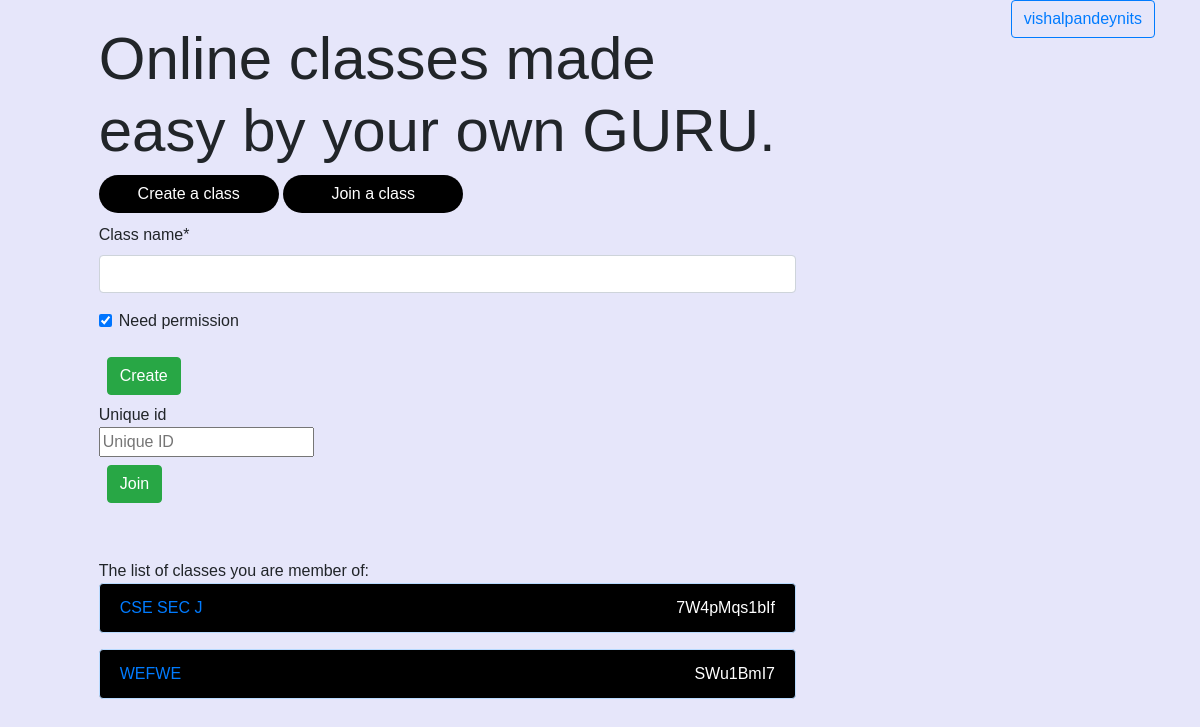
/homepage/ (signed in), run on an earlier commit of the app's database.
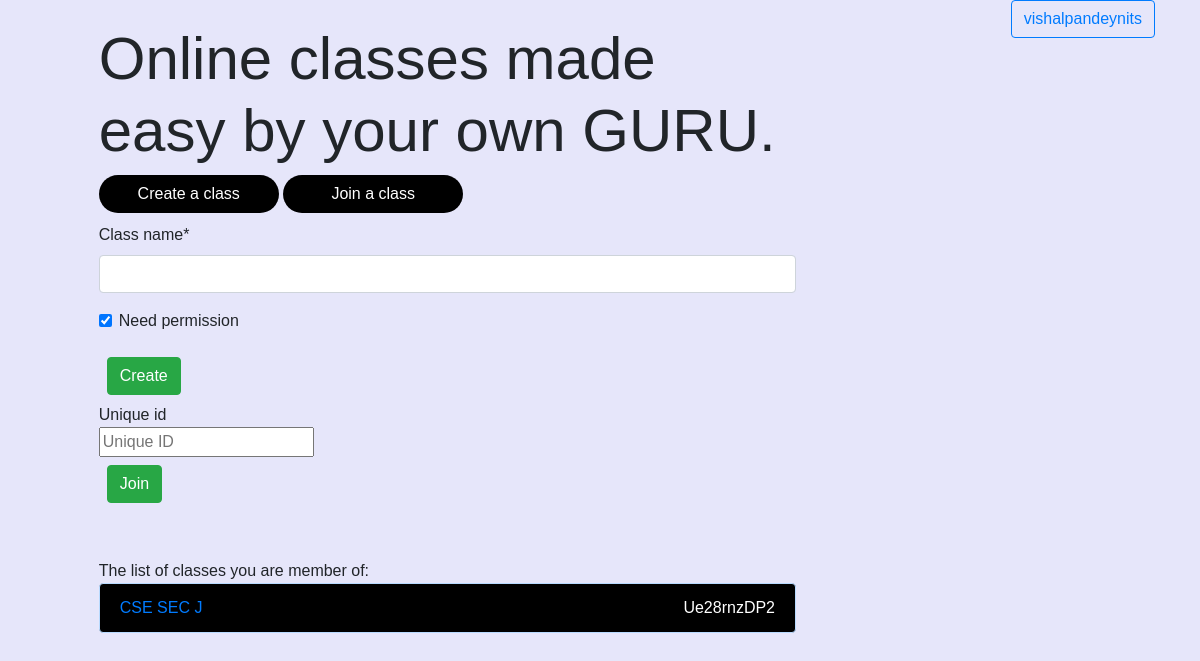
And on a later commit of the database.
### basic/models.py (models this page shows)
class Classroom(models.Model):
	created_by = models.ForeignKey(User, on_delete = models.CASCADE,related_name='created_by')
	class_name = models.CharField(max_length = 100)
	created_on = models.DateTimeField(auto_now_add=True)
	unique_id = models.CharField(max_length=16,unique=True)
	members = models.ManyToManyField(User)
	teacher = models.ManyToManyField(User,related_name='teacher')
	pending_members = models.ManyToManyField(User,related_name='pending_members')
	need_permission = models.BooleanField(default=True)
	def __str__(self):
		return self.class_name

### basic/views.py (the view, shortened to what this page needs)
# urls.py: path('homepage/',homepage,name="homepage"),
@login_required
def homepage(request):
    if request.method=='POST':
        createclassform = CreateclassForm(request.POST or None)
        if createclassform.is_valid():
            classroom=createclassform.save(commit=False)
            classroom.unique_id = unique_id()
            classroom.created_by = request.user
            classroom.save()
            classroom.teacher.add(request.user)
            classroom.members.add(request.user)
            return redirect(f'/guru/{classroom.unique_id}/')
    else:
        createclassform = CreateclassForm()
    my_classes = Classroom.objects.all().filter(members=request.user)
    params={
        'createclassform':createclassform,
        'my_classes':my_classes
        }
    return render(request,'homepage.html',params)

### basic/forms.py
class CreateclassForm(forms.ModelForm):
	class Meta:
		model =  Classroom
		fields = ['class_name','need_permission']

### templates/homepage.html (shortened to what this page needs)
{% extends 'base.html' %}
{% load static %}
{% block content %}
{% load crispy_forms_tags %}
<div class="container">
	<a class="btn btn-outline-primary float-right" href="{% url 'profile' user.username %}">{{ user.username }}</a>
	<div class="row">
		<div class="col-sm-11 col-md-10">
			<div id="home-btn-container">
				<div id="vuecontainer">
					<h2 id="col-md-6" style="font-size:5vw;"> Online classes made easy by your own GURU.</h2>
					<button v-on:click="create" class="btn btn-home">Create a class </button>
					<button v-on:click="join" class='btn btn-home'>Join a class </button> <br>
					<form v-if="createclassform" id="classform" method="POST">{% csrf_token %}
						{{ createclassform|crispy }}
						<input type="submit" value="Create" class="btn btn-success m-2">
					</form>
					<form v-if="joinform" id="joinform" method="POST">{% csrf_token %} Unique id<br>
						<input type="text" placeholder="Unique ID"name="join_key"><br>
						<input type="submit" value="Join" class="btn btn-success m-2">
					</form><br><br>
				</div>
				{% if my_classes %}
					The list of classes you are member of:<br>
					{% for class in my_classes %}
						<div style="color:white; background:black;height:120%;" class="alert alert-primary" role="alert">
							<a href="{% url 'subjects' class.unique_id %}">	{{ class|upper }} </a>
							<span style="float:right"> {{ class.unique_id}}</span>
						</div>
					{% endfor %}
				{% endif %}
			</div>
		</div>
	</div>
</div>
{% endblock %}

What changed in the data, as far as the page shows it:
removed Classroom: class_name "WEFWE", unique_id "SWu1BmI7"
changed Classroom "CSE SEC J": unique_id "7W4pMqs1bIf" → "Ue28rnzDP2"
